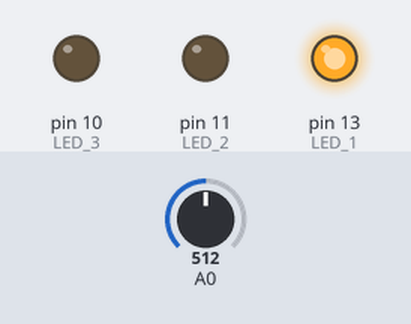
Bench run of a sketch on a simulated Arduino Uno, built with avr-gcc and run on an emulated ATmega328P. Parts: output pins drawn as LEDs (lit = HIGH). The inputs (shaded band) are chosen by the test bench; at power-on: A0 = 512. What the sketch prints to the serial monitor is not drawn.

Above: at 6.0 s.
6.1 s: A0 set to 122
At 8.4 s:
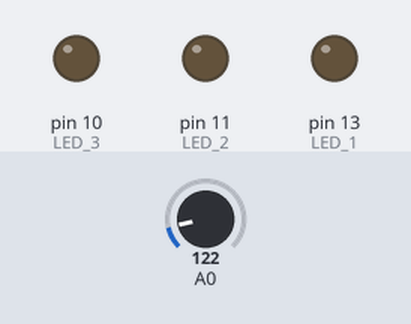
12.3 s: A0 set to 0
Timing chart, 0 to 24.5 s (numbered marks = the images above; inputs shaded):
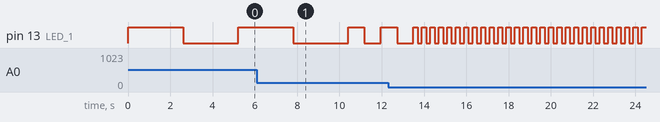

Measured:
- by itself, pin 13 (LED_1): repeats every 0.40 s: HIGH 0.20 s, LOW 0.20 s

The sketch:

CLASE_2_2.ino
```cpp
int LED_1 = 13;
int LED_2 = 11;
int LED_3 = 10;
int data;

void setup() {
  pinMode(LED_1, OUTPUT);
  pinMode(LED_2, OUTPUT);
  pinMode(LED_3, OUTPUT);
  Serial.begin(9600);
}

void loop() {
  data = analogRead(A0);
  data = map(data, 0, 1023, 200, 5000);
  Serial.println(data);

  digitalWrite(LED_1, HIGH);
  delay(data);
  digitalWrite(LED_1, LOW);
  delay(data);

}
```
